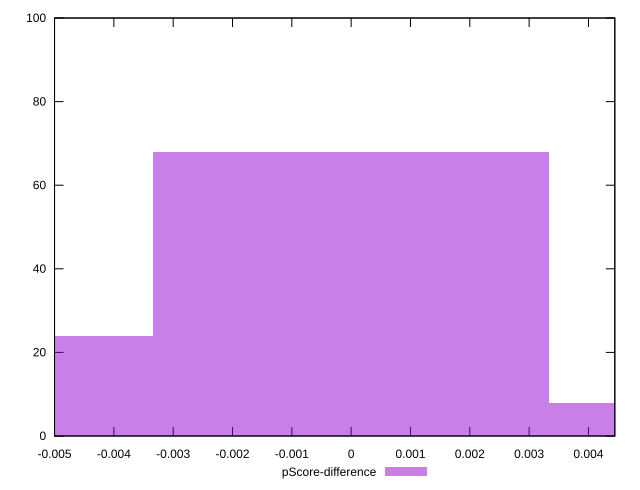

The gnuplot source for this figure:
reset

$pScoreDifference <<EOF
-0.006680418895602987 24
0 68
0.006680418895602987 8
EOF

set key outside below
set boxwidth 0.006680418895602987
set xrange [-0.0050000000000000044:0.004444444444444473]
set yrange [0:100]
set trange [0:100]
set style fill transparent solid 0.5 noborder
set terminal svg size 640, 490 enhanced background rgb 'white'
set output "report_00018_2021-02-10T15-25-16.877Z/render-blocking-resources/samples/pages+cached+noadtech/pScore-difference/histogram.svg"

plot $pScoreDifference title "pScore-difference" with boxes

reset
